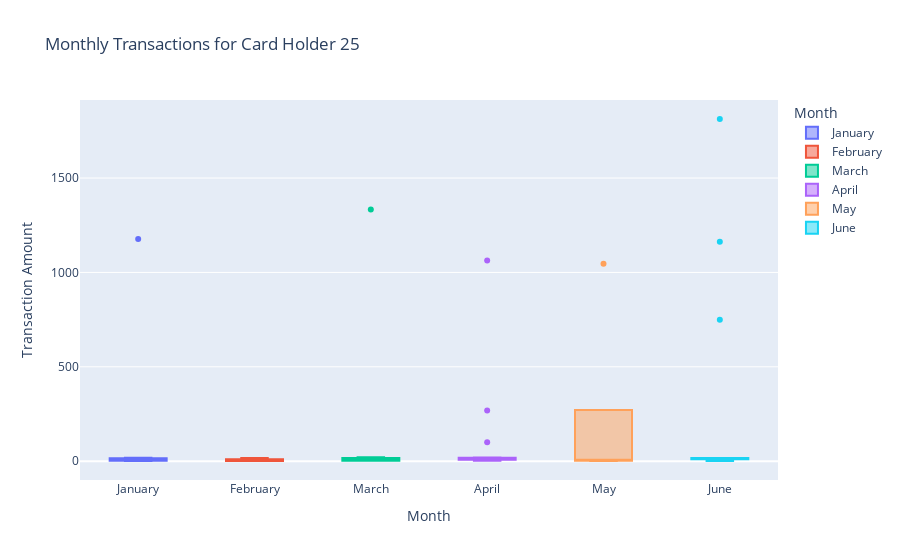

Write notebook code for a chart like this one.
### Code cell
# Creating the six box plots using plotly express
px.box(
    card_holder_25, 
    x = "month", y = "amount", 
    color = "month", 
    labels = {"month": "Month", "amount": "Transaction Amount"}, 
    title = "Monthly Transactions for Card Holder 25")

### Figure 1 — Plotly figure (JSON) as saved in the notebook; plotly's stock layout.template omitted (floating-point values rounded to 4 significant figures)
{"data": [{"alignmentgroup": "True", "hovertemplate": "Month=%{x}<br>Transaction Amount=%{y}<extra></extra>", "legendgroup": "January", "marker": {"color": "#636efa"}, "name": "January", "notched": false, "offsetgroup": "January", "orientation": "v", "showlegend": true, "type": "box", "x": ["January", "January", "January", "January", "January", "January", "January", "January", "January", "January"], "x0": " ", "xaxis": "x", "y": [1.46, 10.74, 2.93, 1.39, 17.84, 1.65, 15.86, 2.22, 1177, 2.75], "y0": " ", "yaxis": "y"}, {"alignmentgroup": "True", "hovertemplate": "Month=%{x}<br>Transaction Amount=%{y}<extra></extra>", "legendgroup": "February", "marker": {"color": "#EF553B"}, "name": "February", "notched": false, "offsetgroup": "February", "orientation": "v", "showlegend": true, "type": "box", "x": ["February", "February", "February", "February", "February", "February", "February", "February", "February", "February"], "x0": " ", "xaxis": "x", "y": [10.75, 10.81, 5.97, 3.69, 16.7, 1.26, 2.63, 11.01, 0.91, 1.18], "y0": " ", "yaxis": "y"}, {"alignmentgroup": "True", "hovertemplate": "Month=%{x}<br>Transaction Amount=%{y}<extra></extra>", "legendgroup": "March", "marker": {"color": "#00cc96"}, "name": "March", "notched": false, "offsetgroup": "March", "orientation": "v", "showlegend": true, "type": "box", "x": ["March", "March", "March", "March", "March", "March", "March", "March", "March", "March", "March", "March", "March"], "x0": " ", "xaxis": "x", "y": [12.42, 16.58, 1334, 2.88, 2.04, 13.57, 10.1, 1.65, 3.08, 4.2, 2.56, 18.28, 21.04], "y0": " ", "yaxis": "y"}, {"alignmentgroup": "True", "hovertemplate": "Month=%{x}<br>Transaction Amount=%{y}<extra></extra>", "legendgroup": "April", "marker": {"color": "#ab63fa"}, "name": "April", "notched": false, "offsetgroup": "April", "orientation": "v", "showlegend": true, "type": "box", "x": ["April", "April", "April", "April", "April", "April", "April", "April", "April", "April", "April", "April", "April", "April", "April", "April"], "x0": " ", "xaxis": "x", "y": [100, 2.62, 7.08, 17.15, 1063, 10.15, 10.06, 269, 10.24, 7.39, 6.01, 20.03, 2.79, 10.02, 15.66, 16.5], "y0": " ", "yaxis": "y"}, {"alignmentgroup": "True", "hovertemplate": "Month=%{x}<br>Transaction Amount=%{y}<extra></extra>", "legendgroup": "May", "marker": {"color": "#FFA15A"}, "name": "May", "notched": false, "offsetgroup": "May", "orientation": "v", "showlegend": true, "type": "box", "x": ["May", "May", "May", "May", "May"], "x0": " ", "xaxis": "x", "y": [1.1, 1046, 12.15, 2.27, 5.97], "y0": " ", "yaxis": "y"}, {"alignmentgroup": "True", "hovertemplate": "Month=%{x}<br>Transaction Amount=%{y}<extra></extra>", "legendgroup": "June", "marker": {"color": "#19d3f3"}, "name": "June", "notched": false, "offsetgroup": "June", "orientation": "v", "showlegend": true, "type": "box", "x": ["June", "June", "June", "June", "June", "June", "June", "June", "June", "June", "June", "June", "June", "June"], "x0": " ", "xaxis": "x", "y": [1162, 749, 10.69, 11.88, 1.03, 10.15, 11.01, 16.29, 15.98, 1813, 16.61, 11.53, 5.24, 2.27], "y0": " ", "yaxis": "y"}], "layout": {"autosize": true, "boxmode": "overlay", "legend": {"title": {"text": "Month"}, "tracegroupgap": 0}, "title": {"text": "Monthly Transactions for Card Holder 25"}, "xaxis": {"anchor": "y", "autorange": true, "categoryarray": ["January", "February", "March", "April", "May", "June"], "categoryorder": "array", "domain": [0, 1], "range": [-0.5, 5.5], "title": {"text": "Month"}, "type": "category"}, "yaxis": {"anchor": "x", "autorange": true, "domain": [0, 1], "range": [-99.76, 1914.0], "title": {"text": "Transaction Amount"}, "type": "linear"}}}
